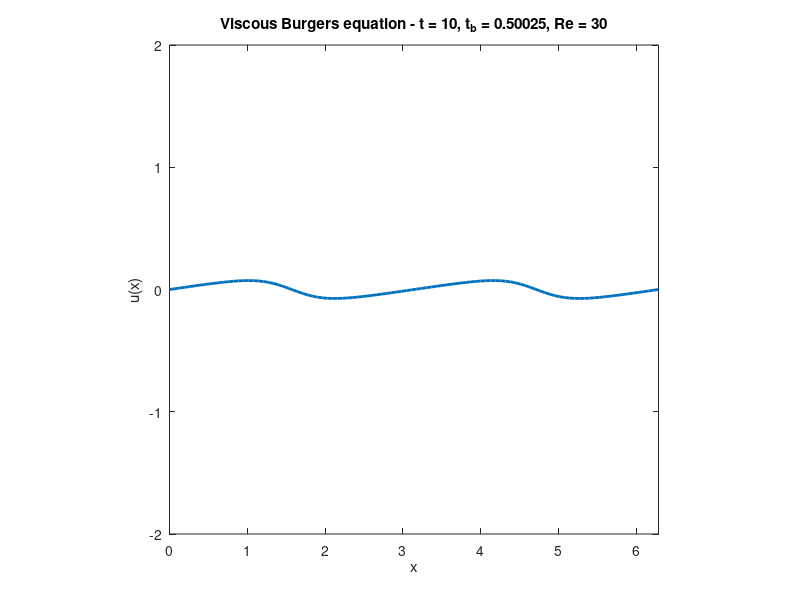

This figure's MATLAB source:
clear;
clc;

N=100; % number of spatial points
k=2; % wavenumber
x=linspace(0,2*pi,N); % spatial mesh
dx=x(2)-x(1); % space discretization
eps=0; % magnitude of perturbation
dt=0.02; % time step
tf=10; % final time
Re=30; % Reynolds number
f1=1; % flag for viscous term

% Initial condition
for i=1:N
    u(i,1)=sin(k*x(i))+eps*rand(1);
end

% Evaluate blow-up time
dudx=k*cos(k*x);
tb=-1/min(dudx);

for t=1:tf/dt;
    for i=2:N-1
        u(i,t+1)=(-0.5*dt/dx)*(u(i+1,t)-u(i-1,t))*u(i,t)+u(i,t)+f1*(dt/Re)*(u(i+1,t)-2*u(i,t)+u(i-1,t))/dx^2;
    end
    
    plot(x,u(:,t+1),'LineWidth',2);
    title(['Viscous Burgers equation - ','t = ' num2str(t*dt) ', t_b = ' num2str(tb) ', Re = ' num2str(Re)]);
    axis('square');
    xlabel('x');
    ylabel('u(x)');
    axis([0 2*pi -2 2]);
    pause();
end